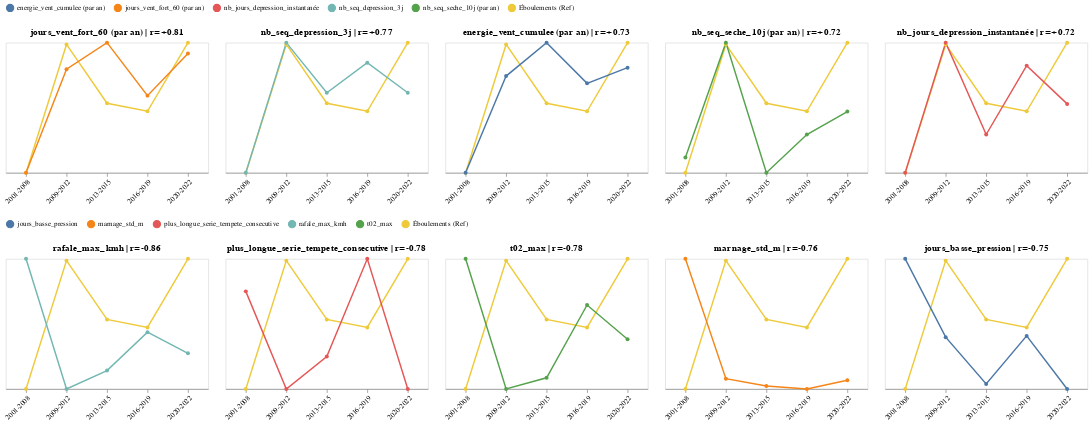

The cell this chart's notebook holds for it:
### Code cell
# --- 8. GÉNÉRATION DES GRAPHIQUES (TOP 5 POSITIF & TOP 5 NEGATIF) ---
from sklearn.preprocessing import MinMaxScaler
import altair as alt

def generate_charts_from_list(corr_subset, source_dfs, target_df):
    """
    Génère une liste de graphiques Altair à partir d'un DataFrame de corrélations filtré.
    """
    charts = []
    
    for _, row in corr_subset.iterrows():
        source_name = row['Source']
        col = row['Indicateur']
        is_cumulative = row['Type'] == 'Par an'
        r_value = row['Pearson_r']
        
        # Sélectionner le bon DataFrame source
        # Note: Assurez-vous que les clés correspondent aux noms dans votre colonne 'Source'
        source_df = source_dfs.get(source_name)
        
        if source_df is None:
            print(f"Source non trouvée: {source_name}")
            continue
        
        # Préparer les données
        temp_df = source_df[['periode_clean', 'duree', col]].copy()
        
        if is_cumulative:
            temp_df[col] = temp_df[col] / temp_df['duree']
            col_label = f"{col} (par an)"
        else:
            col_label = f"{col}"
        
        # Fusionner avec les éboulements
        merged = pd.merge(target_df, temp_df, on='periode_clean', how='inner')
        
        if merged.empty or merged[col].isna().all():
            continue
        
        # Normalisation (0-1) pour comparaison visuelle
        scaler = MinMaxScaler()
        # On normalise les deux colonnes pour qu'elles se superposent bien
        merged['eboulements_norm'] = scaler.fit_transform(merged[['eboulements_par_an']])
        merged['indicateur_norm'] = scaler.fit_transform(merged[[col]])
        
        # Format long pour Altair
        df_long = merged[['periode_clean', 'eboulements_norm', 'indicateur_norm']].melt(
            'periode_clean', 
            var_name='Type', 
            value_name='Valeur'
        )
        
        # Renommage pour la légende
        df_long['Type'] = df_long['Type'].replace({
            'eboulements_norm': 'Éboulements (Ref)',
            'indicateur_norm': col_label
        })
        
        # Titre dynamique avec flèche pour indiquer la direction
        title_text = f" {col_label} | r={r_value:+.2f}"
        
        # Création du graphique
        chart = alt.Chart(df_long).mark_line(point=True).encode(
            x=alt.X('periode_clean:N', title='', axis=alt.Axis(labelAngle=-45)),
            y=alt.Y('Valeur:Q', title=None, axis=None), # On cache l'axe Y pour épurer (car normalisé)
            color=alt.Color('Type:N', legend=alt.Legend(orient='top', title=None)),
            tooltip=['periode_clean', 'Type', alt.Tooltip('Valeur:Q', format='.2f')]
        ).properties(
            title=title_text,
            width=280,
            height=180
        )
        
        charts.append(chart)
    
    return charts

print("\n" + "="*60)
print("GÉNÉRATION DES GRAPHIQUES (POS VS NEG)")
print("="*60)

# 1. Sélectionner les 5 meilleurs POSITIFS
top_5_pos = corr_all[corr_all['Pearson_r'] > 0].sort_values('Pearson_r', ascending=False).head(5)

# 2. Sélectionner les 5 meilleurs NÉGATIFS (les plus proches de -1)
top_5_neg = corr_all[corr_all['Pearson_r'] < 0].sort_values('Pearson_r', ascending=True).head(5)

# 3. Combiner les deux listes pour le traitement
target_selection = pd.concat([top_5_pos, top_5_neg])

# Dictionnaire des sources de données
sources_dict = {'Météo': df_meteo, 'Mer': df_mer, 'Marnage': df_marnage} 

# Génération
charts_list = generate_charts_from_list(target_selection, sources_dict, target_df)

print(f"{len(charts_list)} graphiques générés (5 Positifs + 5 Négatifs)")

# Affichage et sauvegarde
if charts_list:
    # On arrange en grille de 2 colonnes pour bien voir (ou 3 selon préférence)
    grid = alt.vconcat(*[
        alt.hconcat(*charts_list[i:i+5]) 
        for i in range(0, len(charts_list), 5)
    ]).resolve_scale(color='independent')
    
    display(grid)
    
    # Sauvegarder
    output_file = "top_pos_neg_correlations.png"
    try:
        grid.save(output_file, scale_factor=2.0)
        print(f"Graphiques sauvegardés dans: {output_file}")
    except Exception as e:
        print(f"Erreur sauvegarde: {e}")
else:
    print("Aucun graphique généré (vérifiez les données)")

print("="*60)

### Figure 1 — Vega-Lite specification as saved in the notebook (floating-point values rounded to 4 significant figures)
{"config": {"view": {"continuousWidth": 300, "continuousHeight": 300}}, "vconcat": [{"hconcat": [{"data": {"name": "data-8fead7164afea0cdf1e4508e208a8314"}, "mark": {"type": "line", "point": true}, "encoding": {"color": {"field": "Type", "legend": {"orient": "top", "title": null}, "type": "nominal"}, "tooltip": [{"field": "periode_clean", "type": "nominal"}, {"field": "Type", "type": "nominal"}, {"field": "Valeur", "format": ".2f", "type": "quantitative"}], "x": {"axis": {"labelAngle": -45}, "field": "periode_clean", "title": "", "type": "nominal"}, "y": {"axis": null, "field": "Valeur", "title": null, "type": "quantitative"}}, "height": 180, "title": " jours_vent_fort_60 (par an) | r=+0.81", "width": 280}, {"data": {"name": "data-00f8eb3bd8926e716a1b2947312d482c"}, "mark": {"type": "line", "point": true}, "encoding": {"color": {"field": "Type", "legend": {"orient": "top", "title": null}, "type": "nominal"}, "tooltip": [{"field": "periode_clean", "type": "nominal"}, {"field": "Type", "type": "nominal"}, {"field": "Valeur", "format": ".2f", "type": "quantitative"}], "x": {"axis": {"labelAngle": -45}, "field": "periode_clean", "title": "", "type": "nominal"}, "y": {"axis": null, "field": "Valeur", "title": null, "type": "quantitative"}}, "height": 180, "title": " nb_seq_depression_3j | r=+0.77", "width": 280}, {"data": {"name": "data-fcd2c236029711ddb38a354eb98650b4"}, "mark": {"type": "line", "point": true}, "encoding": {"color": {"field": "Type", "legend": {"orient": "top", "title": null}, "type": "nominal"}, "tooltip": [{"field": "periode_clean", "type": "nominal"}, {"field": "Type", "type": "nominal"}, {"field": "Valeur", "format": ".2f", "type": "quantitative"}], "x": {"axis": {"labelAngle": -45}, "field": "periode_clean", "title": "", "type": "nominal"}, "y": {"axis": null, "field": "Valeur", "title": null, "type": "quantitative"}}, "height": 180, "title": " energie_vent_cumulee (par an) | r=+0.73", "width": 280}, {"data": {"name": "data-eb597920098ce4c9d1d16a972d146cb5"}, "mark": {"type": "line", "point": true}, "encoding": {"color": {"field": "Type", "legend": {"orient": "top", "title": null}, "type": "nominal"}, "tooltip": [{"field": "periode_clean", "type": "nominal"}, {"field": "Type", "type": "nominal"}, {"field": "Valeur", "format": ".2f", "type": "quantitative"}], "x": {"axis": {"labelAngle": -45}, "field": "periode_clean", "title": "", "type": "nominal"}, "y": {"axis": null, "field": "Valeur", "title": null, "type": "quantitative"}}, "height": 180, "title": " nb_seq_seche_10j (par an) | r=+0.72", "width": 280}, {"data": {"name": "data-75113df92c78c0a425bc22e21585a4a2"}, "mark": {"type": "line", "point": true}, "encoding": {"color": {"field": "Type", "legend": {"orient": "top", "title": null}, "type": "nominal"}, "tooltip": [{"field": "periode_clean", "type": "nominal"}, {"field": "Type", "type": "nominal"}, {"field": "Valeur", "format": ".2f", "type": "quantitative"}], "x": {"axis": {"labelAngle": -45}, "field": "periode_clean", "title": "", "type": "nominal"}, "y": {"axis": null, "field": "Valeur", "title": null, "type": "quantitative"}}, "height": 180, "title": " nb_jours_depression_instantanée | r=+0.72", "width": 280}]}, {"hconcat": [{"data": {"name": "data-de37969994f91c12d57a3062e335e3e5"}, "mark": {"type": "line", "point": true}, "encoding": {"color": {"field": "Type", "legend": {"orient": "top", "title": null}, "type": "nominal"}, "tooltip": [{"field": "periode_clean", "type": "nominal"}, {"field": "Type", "type": "nominal"}, {"field": "Valeur", "format": ".2f", "type": "quantitative"}], "x": {"axis": {"labelAngle": -45}, "field": "periode_clean", "title": "", "type": "nominal"}, "y": {"axis": null, "field": "Valeur", "title": null, "type": "quantitative"}}, "height": 180, "title": " rafale_max_kmh | r=-0.86", "width": 280}, {"data": {"name": "data-81913ca621082eb8fea31bfe50058a1d"}, "mark": {"type": "line", "point": true}, "encoding": {"color": {"field": "Type", "legend": {"orient": "top", "title": null}, "type": "nominal"}, "tooltip": [{"field": "periode_clean", "type": "nominal"}, {"field": "Type", "type": "nominal"}, {"field": "Valeur", "format": ".2f", "type": "quantitative"}], "x": {"axis": {"labelAngle": -45}, "field": "periode_clean", "title": "", "type": "nominal"}, "y": {"axis": null, "field": "Valeur", "title": null, "type": "quantitative"}}, "height": 180, "title": " plus_longue_serie_tempete_consecutive | r=-0.78", "width": 280}, {"data": {"name": "data-a29b3fad205c8c4136f972dc3ba1ef8f"}, "mark": {"type": "line", "point": true}, "encoding": {"color": {"field": "Type", "legend": {"orient": "top", "title": null}, "type": "nominal"}, "tooltip": [{"field": "periode_clean", "type": "nominal"}, {"field": "Type", "type": "nominal"}, {"field": "Valeur", "format": ".2f", "type": "quantitative"}], "x": {"axis": {"labelAngle": -45}, "field": "periode_clean", "title": "", "type": "nominal"}, "y": {"axis": null, "field": "Valeur", "title": null, "type": "quantitative"}}, "height": 180, "title": " t02_max | r=-0.78", "width": 280}, {"data": {"name": "data-8be9ab96a6996eb18bef997be0c7d945"}, "mark": {"type": "line", "point": true}, "encoding": {"color": {"field": "Type", "legend": {"orient": "top", "title": null}, "type": "nominal"}, "tooltip": [{"field": "periode_clean", "type": "nominal"}, {"field": "Type", "type": "nominal"}, {"field": "Valeur", "format": ".2f", "type": "quantitative"}], "x": {"axis": {"labelAngle": -45}, "field": "periode_clean", "title": "", "type": "nominal"}, "y": {"axis": null, "field": "Valeur", "title": null, "type": "quantitative"}}, "height": 180, "title": " marnage_std_m | r=-0.76", "width": 280}, {"data": {"name": "data-c9d34896edae8e426965bc48bb9527d7"}, "mark": {"type": "line", "point": true}, "encoding": {"color": {"field": "Type", "legend": {"orient": "top", "title": null}, "type": "nominal"}, "tooltip": [{"field": "periode_clean", "type": "nominal"}, {"field": "Type", "type": "nominal"}, {"field": "Valeur", "format": ".2f", "type": "quantitative"}], "x": {"axis": {"labelAngle": -45}, "field": "periode_clean", "title": "", "type": "nominal"}, "y": {"axis": null, "field": "Valeur", "title": null, "type": "quantitative"}}, "height": 180, "title": " jours_basse_pression | r=-0.75", "width": 280}]}], "resolve": {"scale": {"color": "independent"}}, "$schema": "https://vega.github.io/schema/vega-lite/v6.1.0.json", "datasets": {"data-8fead7164afea0cdf1e4508e208a8314": [{"periode_clean": "2001-2008", "Type": "Éboulements (Ref)", "Valeur": 0.0}, {"periode_clean": "2009-2012", "Type": "Éboulements (Ref)", "Valeur": 0.9863}, {"periode_clean": "2013-2015", "Type": "Éboulements (Ref)", "Valeur": 0.5342}, {"periode_clean": "2016-2019", "Type": "Éboulements (Ref)", "Valeur": 0.4726}, {"periode_clean": "2020-2022", "Type": "Éboulements (Ref)", "Valeur": 1.0}, {"periode_clean": "2001-2008", "Type": "jours_vent_fort_60 (par an)", "Valeur": 0.0}, {"periode_clean": "2009-2012", "Type": "jours_vent_fort_60 (par an)", "Valeur": 0.7965}, {"periode_clean": "2013-2015", "Type": "jours_vent_fort_60 (par an)", "Valeur": 1.0}, {"periode_clean": "2016-2019", "Type": "jours_vent_fort_60 (par an)", "Valeur": 0.5929}, {"periode_clean": "2020-2022", "Type": "jours_vent_fort_60 (par an)", "Valeur": 0.9174}], "data-00f8eb3bd8926e716a1b2947312d482c": [{"periode_clean": "2001-2008", "Type": "Éboulements (Ref)", "Valeur": 0.0}, {"periode_clean": "2009-2012", "Type": "Éboulements (Ref)", "Valeur": 0.9863}, {"periode_clean": "2013-2015", "Type": "Éboulements (Ref)", "Valeur": 0.5342}, {"periode_clean": "2016-2019", "Type": "Éboulements (Ref)", "Valeur": 0.4726}, {"periode_clean": "2020-2022", "Type": "Éboulements (Ref)", "Valeur": 1.0}, {"periode_clean": "2001-2008", "Type": "nb_seq_depression_3j", "Valeur": 0.0}, {"periode_clean": "2009-2012", "Type": "nb_seq_depression_3j", "Valeur": 1.0}, {"periode_clean": "2013-2015", "Type": "nb_seq_depression_3j", "Valeur": 0.6154}, {"periode_clean": "2016-2019", "Type": "nb_seq_depression_3j", "Valeur": 0.8462}, {"periode_clean": "2020-2022", "Type": "nb_seq_depression_3j", "Valeur": 0.6154}], "data-fcd2c236029711ddb38a354eb98650b4": [{"periode_clean": "2001-2008", "Type": "Éboulements (Ref)", "Valeur": 0.0}, {"periode_clean": "2009-2012", "Type": "Éboulements (Ref)", "Valeur": 0.9863}, {"periode_clean": "2013-2015", "Type": "Éboulements (Ref)", "Valeur": 0.5342}, {"periode_clean": "2016-2019", "Type": "Éboulements (Ref)", "Valeur": 0.4726}, {"periode_clean": "2020-2022", "Type": "Éboulements (Ref)", "Valeur": 1.0}, {"periode_clean": "2001-2008", "Type": "energie_vent_cumulee (par an)", "Valeur": 0.0}, {"periode_clean": "2009-2012", "Type": "energie_vent_cumulee (par an)", "Valeur": 0.7433}, {"periode_clean": "2013-2015", "Type": "energie_vent_cumulee (par an)", "Valeur": 1.0}, {"periode_clean": "2016-2019", "Type": "energie_vent_cumulee (par an)", "Valeur": 0.6876}, {"periode_clean": "2020-2022", "Type": "energie_vent_cumulee (par an)", "Valeur": 0.8077}], "data-eb597920098ce4c9d1d16a972d146cb5": [{"periode_clean": "2001-2008", "Type": "Éboulements (Ref)", "Valeur": 0.0}, {"periode_clean": "2009-2012", "Type": "Éboulements (Ref)", "Valeur": 0.9863}, {"periode_clean": "2013-2015", "Type": "Éboulements (Ref)", "Valeur": 0.5342}, {"periode_clean": "2016-2019", "Type": "Éboulements (Ref)", "Valeur": 0.4726}, {"periode_clean": "2020-2022", "Type": "Éboulements (Ref)", "Valeur": 1.0}, {"periode_clean": "2001-2008", "Type": "nb_seq_seche_10j (par an)", "Valeur": 0.1176}, {"periode_clean": "2009-2012", "Type": "nb_seq_seche_10j (par an)", "Valeur": 1.0}, {"periode_clean": "2013-2015", "Type": "nb_seq_seche_10j (par an)", "Valeur": 0.0}, {"periode_clean": "2016-2019", "Type": "nb_seq_seche_10j (par an)", "Valeur": 0.2941}, {"periode_clean": "2020-2022", "Type": "nb_seq_seche_10j (par an)", "Valeur": 0.4706}], "data-75113df92c78c0a425bc22e21585a4a2": [{"periode_clean": "2001-2008", "Type": "Éboulements (Ref)", "Valeur": 0.0}, {"periode_clean": "2009-2012", "Type": "Éboulements (Ref)", "Valeur": 0.9863}, {"periode_clean": "2013-2015", "Type": "Éboulements (Ref)", "Valeur": 0.5342}, {"periode_clean": "2016-2019", "Type": "Éboulements (Ref)", "Valeur": 0.4726}, {"periode_clean": "2020-2022", "Type": "Éboulements (Ref)", "Valeur": 1.0}, {"periode_clean": "2001-2008", "Type": "nb_jours_depression_instantanée", "Valeur": 0.0}, {"periode_clean": "2009-2012", "Type": "nb_jours_depression_instantanée", "Valeur": 1.0}, {"periode_clean": "2013-2015", "Type": "nb_jours_depression_instantanée", "Valeur": 0.2941}, {"periode_clean": "2016-2019", "Type": "nb_jours_depression_instantanée", "Valeur": 0.8235}, {"periode_clean": "2020-2022", "Type": "nb_jours_depression_instantanée", "Valeur": 0.5294}], "data-de37969994f91c12d57a3062e335e3e5": [{"periode_clean": "2001-2008", "Type": "Éboulements (Ref)", "Valeur": 0.0}, {"periode_clean": "2009-2012", "Type": "Éboulements (Ref)", "Valeur": 0.9863}, {"periode_clean": "2013-2015", "Type": "Éboulements (Ref)", "Valeur": 0.5342}, {"periode_clean": "2016-2019", "Type": "Éboulements (Ref)", "Valeur": 0.4726}, {"periode_clean": "2020-2022", "Type": "Éboulements (Ref)", "Valeur": 1.0}, {"periode_clean": "2001-2008", "Type": "rafale_max_kmh", "Valeur": 1.0}, {"periode_clean": "2009-2012", "Type": "rafale_max_kmh", "Valeur": 0.0}, {"periode_clean": "2013-2015", "Type": "rafale_max_kmh", "Valeur": 0.1413}, {"periode_clean": "2016-2019", "Type": "rafale_max_kmh", "Valeur": 0.4364}, {"periode_clean": "2020-2022", "Type": "rafale_max_kmh", "Valeur": 0.2743}], "data-81913ca621082eb8fea31bfe50058a1d": [{"periode_clean": "2001-2008", "Type": "Éboulements (Ref)", "Valeur": 0.0}, {"periode_clean": "2009-2012", "Type": "Éboulements (Ref)", "Valeur": 0.9863}, {"periode_clean": "2013-2015", "Type": "Éboulements (Ref)", "Valeur": 0.5342}, {"periode_clean": "2016-2019", "Type": "Éboulements (Ref)", "Valeur": 0.4726}, {"periode_clean": "2020-2022", "Type": "Éboulements (Ref)", "Valeur": 1.0}, {"periode_clean": "2001-2008", "Type": "plus_longue_serie_tempete_consecutive", "Valeur": 0.75}, {"periode_clean": "2009-2012", "Type": "plus_longue_serie_tempete_consecutive", "Valeur": 0.0}, {"periode_clean": "2013-2015", "Type": "plus_longue_serie_tempete_consecutive", "Valeur": 0.25}, {"periode_clean": "2016-2019", "Type": "plus_longue_serie_tempete_consecutive", "Valeur": 1.0}, {"periode_clean": "2020-2022", "Type": "plus_longue_serie_tempete_consecutive", "Valeur": 0.0}], "data-a29b3fad205c8c4136f972dc3ba1ef8f": [{"periode_clean": "2001-2008", "Type": "Éboulements (Ref)", "Valeur": 0.0}, {"periode_clean": "2009-2012", "Type": "Éboulements (Ref)", "Valeur": 0.9863}, {"periode_clean": "2013-2015", "Type": "Éboulements (Ref)", "Valeur": 0.5342}, {"periode_clean": "2016-2019", "Type": "Éboulements (Ref)", "Valeur": 0.4726}, {"periode_clean": "2020-2022", "Type": "Éboulements (Ref)", "Valeur": 1.0}, {"periode_clean": "2001-2008", "Type": "t02_max", "Valeur": 1.0}, {"periode_clean": "2009-2012", "Type": "t02_max", "Valeur": 0.0}, {"periode_clean": "2013-2015", "Type": "t02_max", "Valeur": 0.08602}, {"periode_clean": "2016-2019", "Type": "t02_max", "Valeur": 0.6452}, {"periode_clean": "2020-2022", "Type": "t02_max", "Valeur": 0.3817}], "data-8be9ab96a6996eb18bef997be0c7d945": [{"periode_clean": "2001-2008", "Type": "Éboulements (Ref)", "Valeur": 0.0}, {"periode_clean": "2009-2012", "Type": "Éboulements (Ref)", "Valeur": 0.9863}, {"periode_clean": "2013-2015", "Type": "Éboulements (Ref)", "Valeur": 0.5342}, {"periode_clean": "2016-2019", "Type": "Éboulements (Ref)", "Valeur": 0.4726}, {"periode_clean": "2020-2022", "Type": "Éboulements (Ref)", "Valeur": 1.0}, {"periode_clean": "2001-2008", "Type": "marnage_std_m", "Valeur": 1.0}, {"periode_clean": "2009-2012", "Type": "marnage_std_m", "Valeur": 0.07896}, {"periode_clean": "2013-2015", "Type": "marnage_std_m", "Valeur": 0.02346}, {"periode_clean": "2016-2019", "Type": "marnage_std_m", "Valeur": 0.0}, {"periode_clean": "2020-2022", "Type": "marnage_std_m", "Valeur": 0.06656}], "data-c9d34896edae8e426965bc48bb9527d7": [{"periode_clean": "2001-2008", "Type": "Éboulements (Ref)", "Valeur": 0.0}, {"periode_clean": "2009-2012", "Type": "Éboulements (Ref)", "Valeur": 0.9863}, {"periode_clean": "2013-2015", "Type": "Éboulements (Ref)", "Valeur": 0.5342}, {"periode_clean": "2016-2019", "Type": "Éboulements (Ref)", "Valeur": 0.4726}, {"periode_clean": "2020-2022", "Type": "Éboulements (Ref)", "Valeur": 1.0}, {"periode_clean": "2001-2008", "Type": "jours_basse_pression", "Valeur": 1.0}, {"periode_clean": "2009-2012", "Type": "jours_basse_pression", "Valeur": 0.3981}, {"periode_clean": "2013-2015", "Type": "jours_basse_pression", "Valeur": 0.03883}, {"periode_clean": "2016-2019", "Type": "jours_basse_pression", "Valeur": 0.4078}, {"periode_clean": "2020-2022", "Type": "jours_basse_pression", "Valeur": 0.0}]}}
